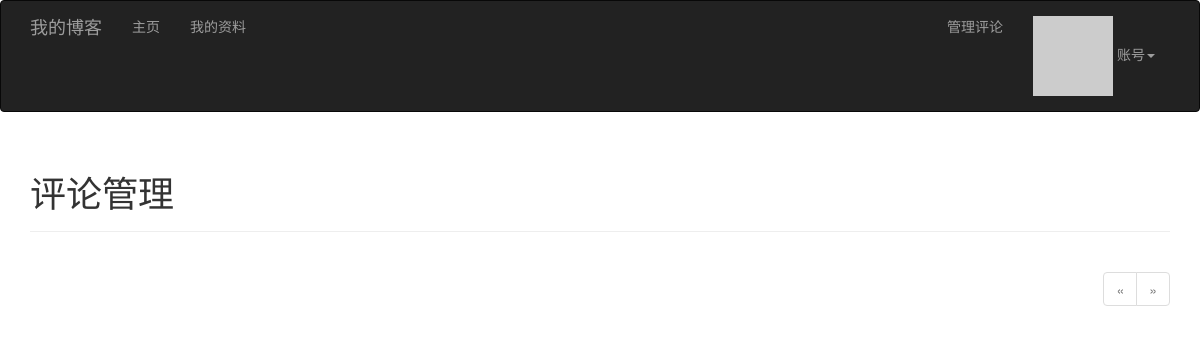
Page /moderate (signed in) on the earlier database version.
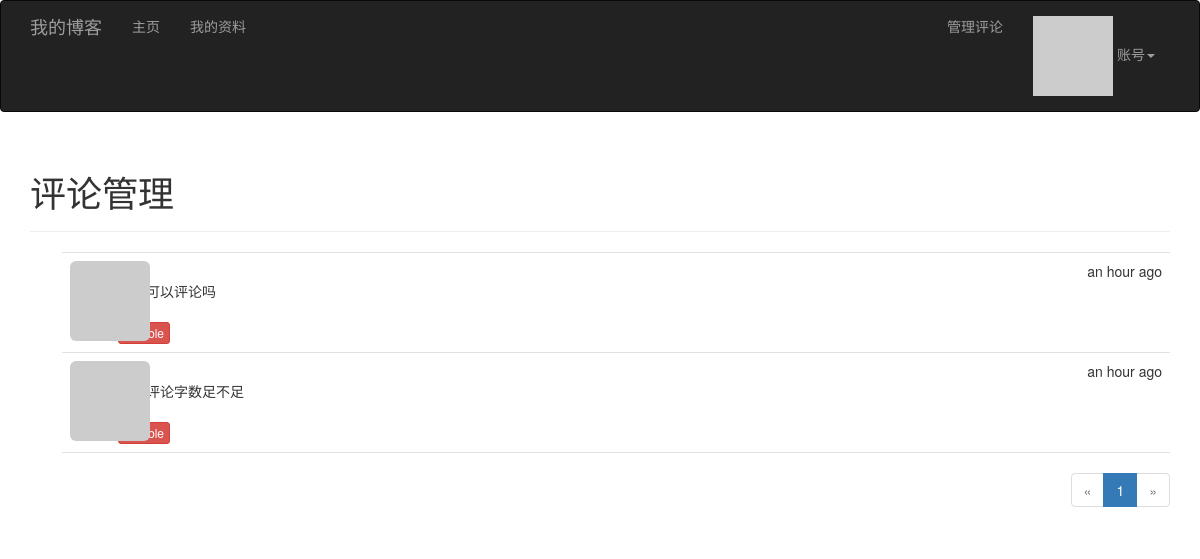
Same page on the later database version.
### app/models.py (models this page shows, shortened)
class Comment(db.Model):
    __tablename__ = 'comments'
    id = db.Column(db.Integer, primary_key=True)
    body = db.Column(db.Text)
    body_html = db.Column(db.Text)
    timestamp = db.Column(db.DateTime, index=True, default=datetime.utcnow)
    author_id = db.Column(db.Integer, db.ForeignKey('users.id'))
    post_id = db.Column(db.Integer, db.ForeignKey('posts.id'))
    disabled = db.Column(db.Boolean)

### app/main/views.py (the view)
@main.route('/moderate')
@login_required
@permission_required(Permission.MODERATE)
def moderate():
    page = request.args.get('page', 1, type=int)
    pagination = Comment.query.order_by(Comment.timestamp.desc()).paginate(page, per_page=current_app.config['FLASKY_COMMENTS_PER_PAGE'], error_out=False)
    comments = pagination.items
    return render_template('moderate.html', comments=comments, pagination=pagination, page=page)

### app/auth/views.py (called while the page is built)
@auth.before_app_request
def before_request():
    if current_user.is_authenticated:
        current_user.ping()  # 更新已登录用户的访问时间
        if not current_user.confirmed and request.blueprint != 'auth' and request.endpoint != 'static':
            return redirect(url_for('auth.unconfirmed'))

### app/main/__init__.py (called while the page is built)
@main.app_context_processor
def inject_permissions():
    return dict(Permission=Permission)

### app/models.py (called while the page is built)
@login_manager.user_loader
def load_user(user_id):
    return User.query.get(int(user_id))

    def has_permission(self, perm):
        return self.permissions & perm == perm

    def gravatar_hash(self):
        return hashlib.md5(self.email.lower().encode('utf-8')).hexdigest()

    def gravatar(self, size=100, default='identicon', rating='g'):
        url = 'https://secure.gravatar.com/avatar'
        hash = self.avatar_hash or self.gravatar_hash()
        return '{url}/{hash}?s={size}&d={default}&r={rating}'.format(
            url=url, hash=hash, size=size, default=default, rating=rating)

    def can(self, permissons):
        return self.role is not None and self.role.has_permission(permissons)

    def ping(self):
        self.last_seen = datetime.utcnow()
        db.session.add(self)

### app/templates/moderate.html (shortened to what this page needs)
{% extends "base.html" %}
{% import "_macros.html" as macros %}
{% block page_content %}
<div class="page-header">
    <h1>评论管理</h1>
</div>
{% set moderate = True %}
{% include '_comments.html' %}
{% if pagination %}
<div class="pagination">
    {{ macros.pagination_widget(pagination, '.moderate') }}
</div>
{% endif %}
{% endblock %}

### app/templates/_comments.html (shortened to what this page needs)
<ul class="comments">
    {% for comment in comments %}
    <li class="comment">
        <div class="comment-thumbnail">
            <a href="{{ url_for('.user', username=comment.author.username) }}">
                <img class="img-rounded profile-thumbnail" src="{{ comment.author.gravatar(size=40) }}">
            </a>
        </div>
        <div class="comment-content">
            <div class="comment-date">{{ moment(comment.timestamp).fromNow() }}</div>
            <div class="comment-author"><a href="{{ url_for('.user', username=comment.author.username) }}">{{ comment.author.username }}</a></div>
            <div class="comment-body">
                {% if moderate or not comment.disabled %}
                    {% if comment.body_html %}
                        {{ comment.body_html | safe }}
                    {% else %}
                        {{ comment.body }}
                    {% endif %}
                {% endif %}
            </div>
            {% if moderate %}
                <br>
                {% if comment.disabled %}
                <a class="btn btn-default btn-xs" href="{{ url_for('.moderate_enable', id=comment.id, page=page) }}">Enable</a>
                {% else %}
                <a class="btn btn-danger btn-xs" href="{{ url_for('.moderate_disable', id=comment.id, page=page) }}">Disable</a>
                {% endif %}
            {% endif %}
        </div>
    </li>
    {% endfor %}
</ul>

Differences in the rows shown:
added Comment: timestamp "an hour ago", body_html "自己可以评论吗"
added Comment: timestamp "an hour ago", body_html "我的评论字数足不足"
Other differences:
new list line: "1"
